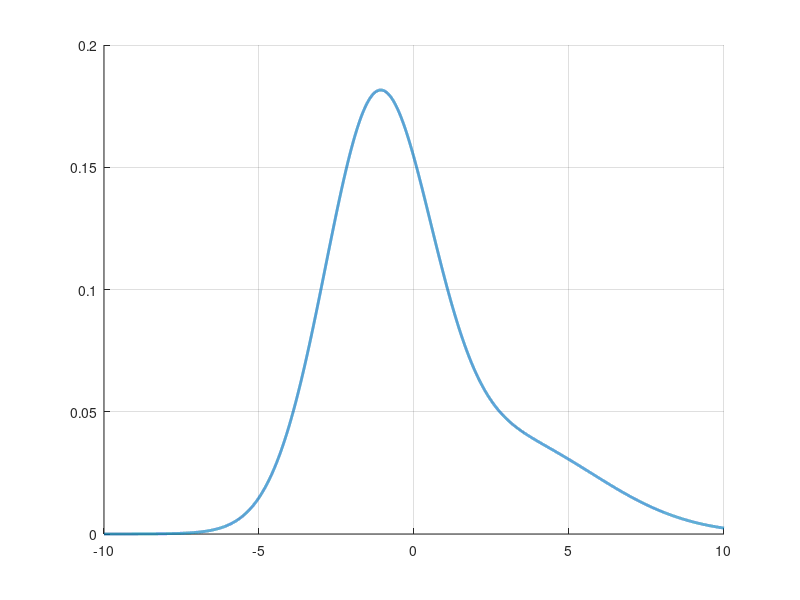

This chart was generated by the following MATLAB code: (Note: this script raises an error after producing the figure.)
% Different Loss Function 
% Reproduce Kording & Wolpert, PNAS 2004

thetaLB = -10; thetaUB = 10;
domain = thetaLB : 0.001 : thetaUB;

mean = 0;
rho  = 0.3; 
prob = (1 - rho) * normpdf(domain, mean - 1.2, 1.2 * sqrt(2)) ...
    + rho * normpdf(domain, mean - 1.2 + 1.2 / rho, 1.2 * (1 + (1 / rho - 1) ^ 2) ^ 0.5);

[~, modeIdx] = max(prob);
mode = domain(modeIdx);

figure; hold on; grid on;
colors = get(gca,'colororder');
plot(domain, prob, 'LineWidth', 2);

lossFunc = @(estimate, domain, posterior, loss) ...
    trapz(domain, posterior .* loss(estimate, domain));    
l2Loss = @(estimate, domain, posterior) lossFunc(estimate, domain, posterior, ...
    @(x, y) (x - y) .^ 2);
ivtGaussLoss = @(estimate, domain, posterior, sigma) lossFunc(estimate, domain, posterior, ...
    @(x, y) -exp(-(x - y).^2 / (2 * sigma^2)) );
ivtGauss = @(x ,y, sigma) -exp(-(x - y).^2 / (2 * sigma^2));

options = optimoptions('fmincon','Display','off');
estl2 = fmincon(@(est) l2Loss(est, domain, prob), 0, [], [], [], [], thetaLB, thetaUB, [], options);
sigma = 1;
estGauss1 = fmincon(@(est) ...
    ivtGaussLoss(est, domain, prob, sigma), 0, [], [], [], [], thetaLB, thetaUB, [], options);
plot(domain, ivtGauss(0, domain, sigma) + 1, 'LineWidth', 2);
sigma = 2;
estGauss2 = fmincon(@(est) ...
    ivtGaussLoss(est, domain, prob, sigma), 0, [], [], [], [], thetaLB, thetaUB, [], options);
plot(domain, ivtGauss(0, domain, sigma) + 1, 'LineWidth', 2);
sigma = 3;
estGauss3 = fmincon(@(est) ...
    ivtGaussLoss(est, domain, prob, sigma), 0, [], [], [], [], thetaLB, thetaUB, [], options);
plot(domain, ivtGauss(0, domain, sigma) + 1, 'LineWidth', 2);

plot([mode, mode], ylim, '--', 'LineWidth', 2); 
plot([estl2, estl2], ylim, '--', 'LineWidth', 2);

plot([estGauss1, estGauss1], ylim, '--', 'Color', colors(2, :), 'LineWidth', 2);
plot([estGauss2, estGauss2], ylim, '--', 'Color', colors(3, :), 'LineWidth', 2);
plot([estGauss3, estGauss3], ylim, '--', 'Color', colors(4, :), 'LineWidth', 2);

title('Effect of Loss Function'); hold off;